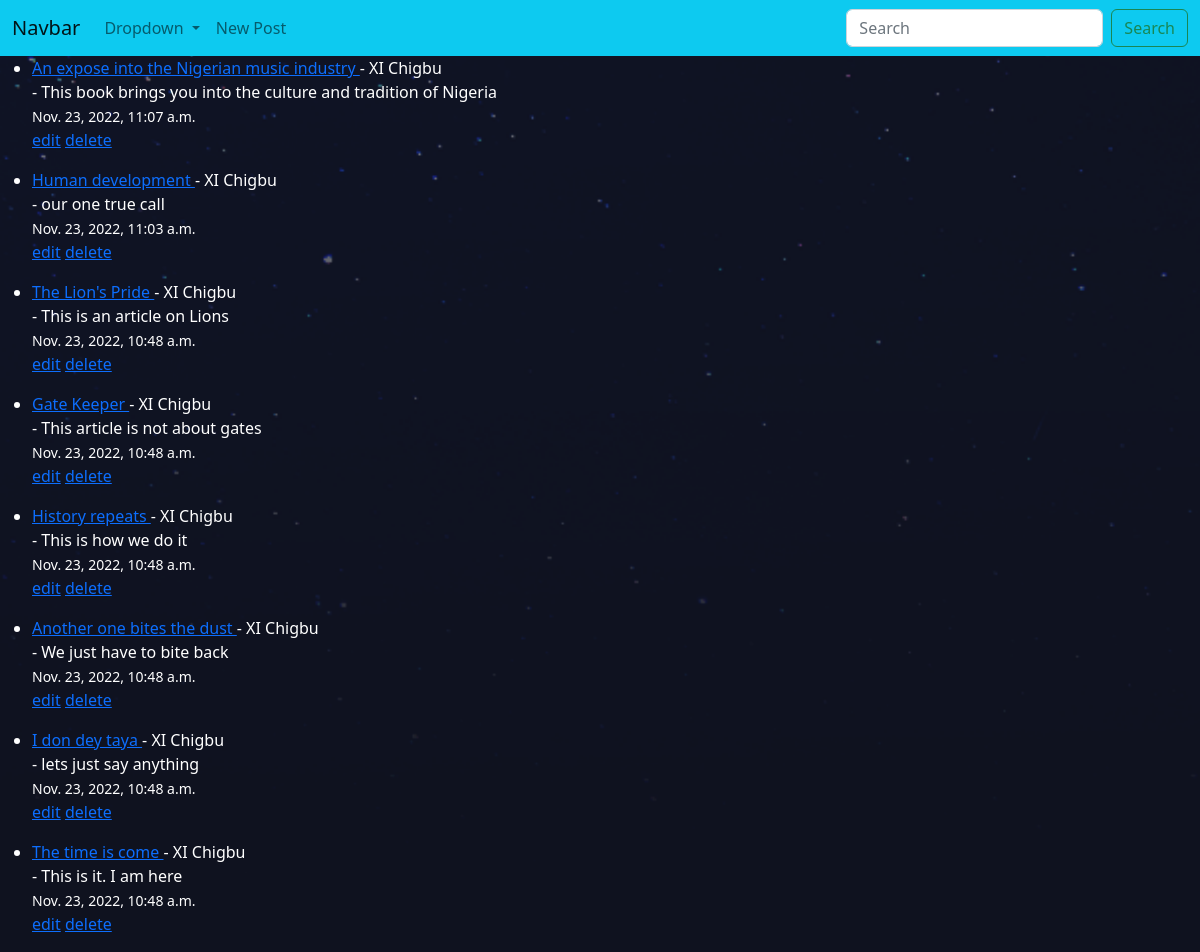
Screenshot of /blog/ with the database file from the repository.
### blog_codemy/models.py (models this page shows, shortened)
class Reg(models.Model):
    title = models.CharField(max_length=255)
    title_tag = models.CharField(max_length=255)
    author = models.ForeignKey(User, on_delete=models.CASCADE)
    body = models.TextField()
    pub_date = models.DateTimeField(auto_now_add=True)

### blog_codemy/views.py (the view)
# urls.py: path('', Homeview.as_view(), name='home'),
class Homeview(ListView):
    model = Reg
    template_name = 'blog_codemy/home.html'
    ordering = '-pub_date'

### blog_codemy/templates/blog_codemy/home.html
{% extends 'blog_codemy/navbar.html' %}
{% block content %}
{% for reg in object_list %}
<ul>
    <li><a href="{% url 'details' reg.pk %}"> {{ reg.title }} </a>
    - {{ reg.author.first_name}} {{ reg.author.last_name}} </br>
    - {{reg.body}}
    <br>
    <small>{{ reg.pub_date }}</small>
    <br>
    <a href="{% url 'updateform' reg.pk %}">edit</a>
    <a href="{% url 'deletepost' reg.pk %}">delete</a>
    </li>
</ul>
{% endfor %}
{% endblock %}

### blog_codemy/templates/blog_codemy/navbar.html (shortened to what this page needs)
{% load static %}
<!DOCTYPE html>
<html lang="en">
	<head>
		<link href="https://cdn.jsdelivr.net/npm/bootstrap@5.2.3/dist/css/bootstrap.min.css" rel="stylesheet">
	</head>
	<body>
		<nav class="navbar navbar-expand-lg bg-info">
			<div class="container-fluid">
			  <a class="navbar-brand" href="{% url 'home' %}">Navbar</a>
			  <div class="collapse navbar-collapse" id="navbarSupportedContent">
				<ul class="navbar-nav me-auto mb-2 mb-lg-0">
				  <li class="nav-item dropdown">
					<a class="nav-link dropdown-toggle" href="#" role="button" data-bs-toggle="dropdown" aria-expanded="false">
					  Dropdown
					</a>
				</li>
				<li class="nav-item">
				  <a href="{% url 'createform' %}" class="nav-link">New Post</a>
				</li>
			  </ul>
			  <form class="d-flex" role="search">
				<input class="form-control me-2" type="search" placeholder="Search" aria-label="Search">
				<button class="btn btn-outline-success" type="submit">Search</button>
			  </form>
			</div>
		  </div>
		</nav>
		<div class="text-white">
			{% block content %}
			{% endblock %}
		</div>
	</body>
</html>

### rows the page displays
Reg: title "An expose into the Nigerian music industry", author.first_name "XI", author.last_name "Chigbu", body "This book brings you into the culture and tradition of Nigeria", pub_date "Nov. 23, 2022, 11:07 a.m."
Reg: title "Human development", author.first_name "XI", author.last_name "Chigbu", body "our one true call", pub_date "Nov. 23, 2022, 11:03 a.m."
Reg: title "The Lion's Pride", author.first_name "XI", author.last_name "Chigbu", body "This is an article on Lions", pub_date "Nov. 23, 2022, 10:48 a.m."
Reg: title "Gate Keeper", author.first_name "XI", author.last_name "Chigbu", body "This article is not about gates", pub_date "Nov. 23, 2022, 10:48 a.m."
Reg: title "History repeats", author.first_name "XI", author.last_name "Chigbu", body "This is how we do it", pub_date "Nov. 23, 2022, 10:48 a.m."
Reg: title "Another one bites the dust", author.first_name "XI", author.last_name "Chigbu", body "We just have to bite back", pub_date "Nov. 23, 2022, 10:48 a.m."
Reg: title "I don dey taya", author.first_name "XI", author.last_name "Chigbu", body "lets just say anything", pub_date "Nov. 23, 2022, 10:48 a.m."
Reg: title "The time is come", author.first_name "XI", author.last_name "Chigbu", body "This is it. I am here", pub_date "Nov. 23, 2022, 10:48 a.m."
